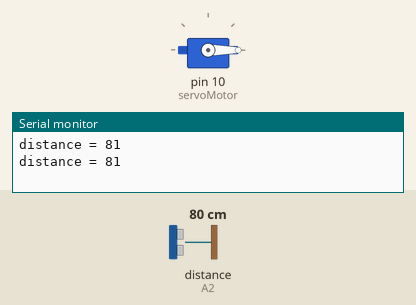
Simulated run of this sketch. Board: Arduino Uno, built with avr-gcc and run on an emulated ATmega328P. Shown: servo, the last lines printed to the serial monitor. The test bench sets the inputs (shaded band); at power-on: distance to the obstacle (sensor on A2) 80 cm. The echo pulse lasts 58.3 µs per cm.

Above: at 3.9 s.
4.0 s: distance to the obstacle (sensor on A2) set to 22 cm
6.2 s: distance to the obstacle (sensor on A2) set to 17 cm
At 7.5 s:
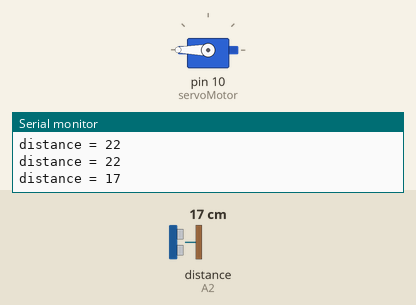
8.2 s: distance to the obstacle (sensor on A2) set to 35 cm
At 9.5 s:
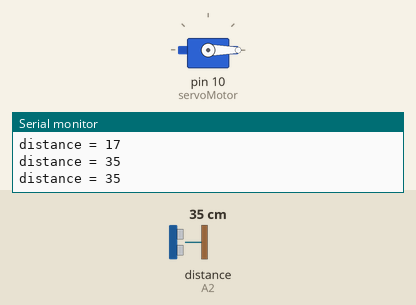
10.3 s: distance to the obstacle (sensor on A2) set to 2 cm
At 12.1 s:
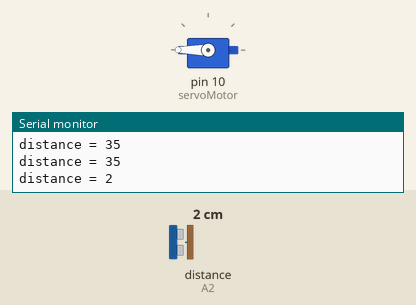
Timing chart, 0 to 13.6 s (numbered marks = the images above; inputs shaded):
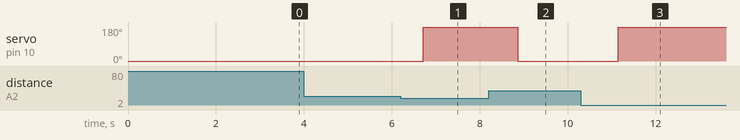

Measured:
- the behaviour switches between 20 and 19 cm on distance to the obstacle (sensor on A2) (found by bisection; images 0 and 1)
- after the input at 6.2 s, servo on pin 10 (servoMotor): 0° → 180° after 0.52 s
- after the input at 8.2 s, servo on pin 10 (servoMotor): 180° → 0° after 0.66 s
- after the input at 10.3 s, servo on pin 10 (servoMotor): 0° → 180° after 0.85 s

The sketch:

SmartDustbin.ino
```cpp
#include<Servo.h> //using Servo library
#include<NewPing.h> //Ultrasonic library to make response simple, fast and powerful

#define trigPin A1  //Analog Pin
#define echoPin A2  //Analog Pin

#define maximum_distance 220  //Maximum distance(in cm) we want to measure(optional)(Ultrasonic sensor can measure 2 to 400 cm distance)
int distance = 100;

NewPing sonar(trigPin, echoPin, maximum_distance); //performs distance measurement using sonar
Servo servoMotor;  //My servo name

void setup() {
  // put your setup code here, to run once:
  servoMotor.attach(10); //attach signal pin of servo to pin 10 of arduino

  servoMotor.write(0);   // 65 //initial position of servo  //set by absorbing positions of servo
  delay(2000);
  distance=readPing();
  delay(100);
  distance=readPing();
  delay(100);
  distance=readPing();
  delay(100);
  distance=readPing();
  delay(100);

  Serial.begin(9600); //start serial communication

}

void loop() {
  // put your main code here, to run repeatedly:
  distance = readPing();
  delay(500);

  Serial.print("distance = ");
  Serial.println(distance); //prints data on Serial monitor
  if(distance<20){
    servoMotor.write(180);
    delay(500);
  }
  else{
    servoMotor.write(0);
  }

}

int readPing()
{
  delay(70);
  int cm=sonar.ping_cm(); // if no ping is recevied within the specified maximum distance limit, it will return 0 otherwise return distance
  if(cm == 0)
  {
    cm = 250;
  }
  return cm;
}
```
